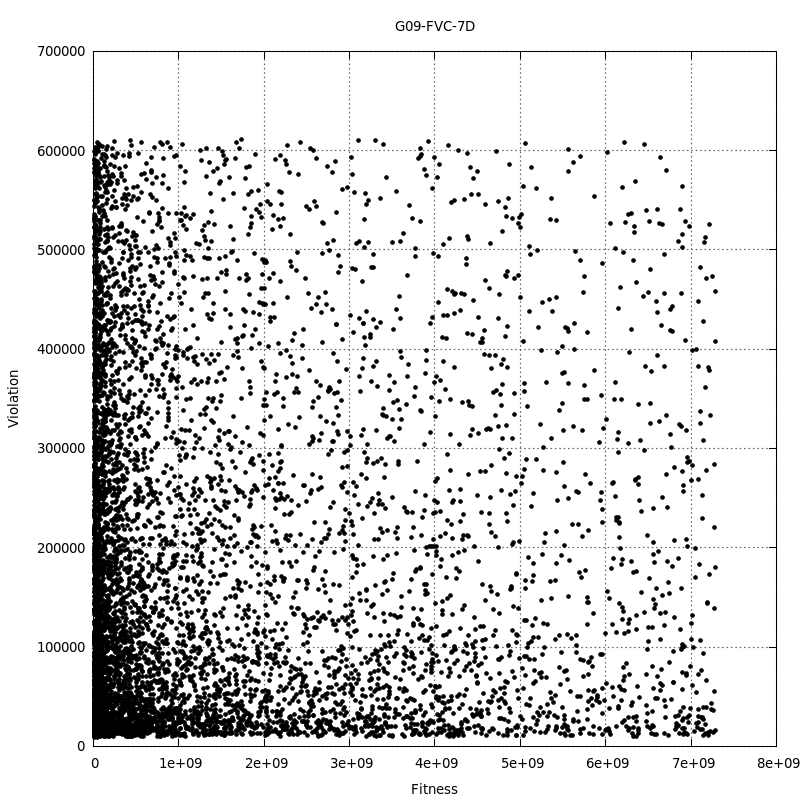

Generate this figure with gnuplot:
set terminal pngcairo size 800,800 enhanced font 'Verdana,10'
set output "FVC.png"
set title "G09-FVC-7D"
#
set xlabel "Fitness"
set ylabel "Violation"
set grid ytics lt 0 lw 2 lc rgb "#666666"
set grid xtics lt 0 lw 2 lc rgb "#666666"
#
plot "FVC.dat" using 1:2 title '' pt 7 ps 0.6 lt 0
